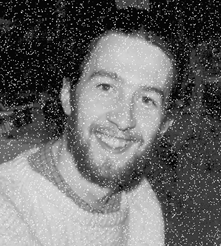
#> input picture exp08/smoothening data.png, 222 x 247 px, found by its file name
$ jupyter execute spatial_filter.ipynb   (shell and % lines are left out)
#> lines starting #> are read from the running program, lines starting #| are printed output that depends on the picture
[cell 1]
import cv2
import numpy as np

# Load the image
image = cv2.imread('exp08\smoothening data.png', 0)  # Load as grayscale
#> image is the input picture: shape (247, 222); min 0, max 255, mean 105.6

# Define the Gaussian kernel for smoothing
kernel_size = (5, 5)
sigma = 1.5
gaussian_kernel = cv2.getGaussianKernel(kernel_size[0], sigma)
gaussian_kernel = np.outer(gaussian_kernel, gaussian_kernel)

# Apply Gaussian smoothing
smoothed_image = cv2.filter2D(image, -1, gaussian_kernel)
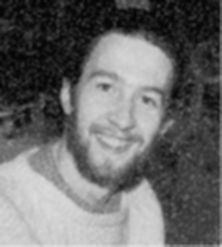
#> smoothed_image: shape (247, 222); min 5, max 222, mean 105.2

# Define a sharpening kernel
sharpening_kernel = np.array([[-1, -1, -1],
                              [-1, 9, -1],
                              [-1, -1, -1]])

# Apply sharpening
sharpened_image = cv2.filter2D(image, -1, sharpening_kernel)
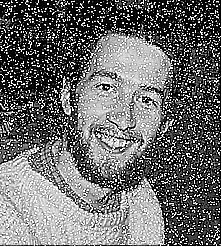
#> sharpened_image: shape (247, 222); min 0, max 255, mean 109.4
# Display the results
import matplotlib.pyplot as plt

fig, axes = plt.subplots(1, 3, figsize=(15, 5))

axes[0].imshow(image, cmap='gray')
axes[0].set_title('Original Image')
axes[0].axis('off')

axes[1].imshow(smoothed_image, cmap='gray')
axes[1].set_title('Smoothed Image')
axes[1].axis('off')

axes[2].imshow(sharpened_image, cmap='gray')
axes[2].set_title('Sharpened Image')
axes[2].axis('off')

plt.tight_layout()
plt.show()
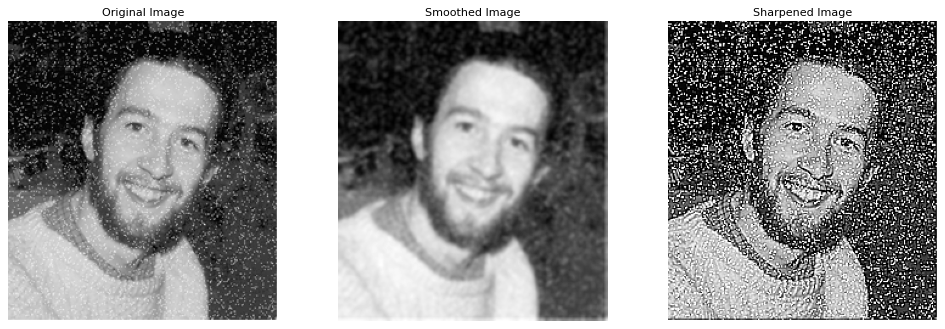
#> figure drawn by matplotlib, 3 panels

[cell 2]
# Define the size of the Averaging filter kernel
kernel_size = (5, 5)  # You can adjust the size based on the desired smoothing level

# Create the Averaging filter kernel
kernel = np.ones(kernel_size, dtype=np.float32) / (kernel_size[0] * kernel_size[1])

# Apply the Averaging filter for smoothing
smoothed_image = cv2.filter2D(image, -1, kernel)
# Display the smoothed image
import matplotlib.pyplot as plt

plt.figure(figsize=(8, 8))
plt.subplot(1, 2, 1)
plt.imshow(image, cmap='gray')
plt.title('Original Image')
plt.axis('off')

plt.subplot(1, 2, 2)
plt.imshow(smoothed_image, cmap='gray')
plt.title('Smoothed Image')
plt.axis('off')

plt.show()
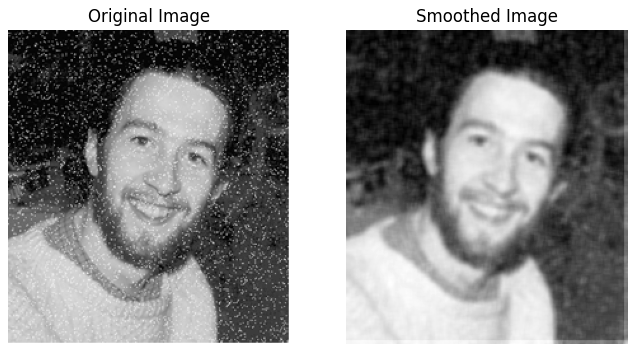
#> figure drawn by matplotlib, 2 panels

[cell 3]
# Define the size of the median filter kernel (should be an odd number)
kernel_size = 5  # You can adjust the size based on the desired smoothing level

# Apply the Median filter for smoothing
smoothed_image = cv2.medianBlur(image, kernel_size)
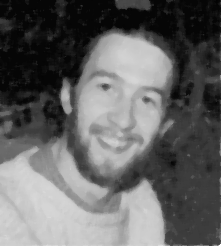
#> smoothed_image: shape (247, 222); min 2, max 255, mean 100.9
# Display the smoothed image
import matplotlib.pyplot as plt

plt.figure(figsize=(8, 8))
plt.subplot(1, 2, 1)
plt.imshow(image, cmap='gray')
plt.title('Original Image')
plt.axis('off')

plt.subplot(1, 2, 2)
plt.imshow(smoothed_image, cmap='gray')
plt.title('Smoothed Image')
plt.axis('off')

plt.show()

[cell 4]
image = cv2.imread('exp08/smoothening data5.png', 0)  # Load as grayscale
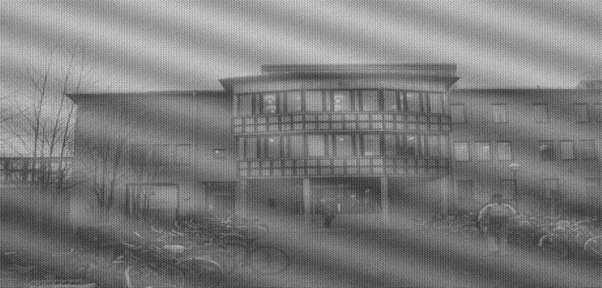
#> input picture exp08/smoothening data5.png, 602 x 288 px
#> image is the input picture: shape (288, 602); min 38, max 221, mean 123.9
# Apply Gaussian smoothing to reduce noise (optional but recommended)
blurred_image = cv2.GaussianBlur(image, (5, 5), 0)

# Create a Laplacian kernel for sharpening
laplacian_kernel = np.array([[0, -1, 0],
                             [-1, 5, -1],
                             [0, -1, 0]], dtype=np.float32)

# Apply the Laplacian filter for sharpening
sharpened_image = cv2.filter2D(blurred_image, -1, laplacian_kernel)
#> sharpened_image: shape (288, 602)

# Display the sharpened image
import matplotlib.pyplot as plt

plt.figure(figsize=(8, 8))
plt.subplot(1, 2, 1)
plt.imshow(blurred_image, cmap='gray')
plt.title('Blurred Image')
plt.axis('off')

plt.subplot(1, 2, 2)
plt.imshow(sharpened_image, cmap='gray')
plt.title('Sharpened Image')
plt.axis('off')

plt.show()
